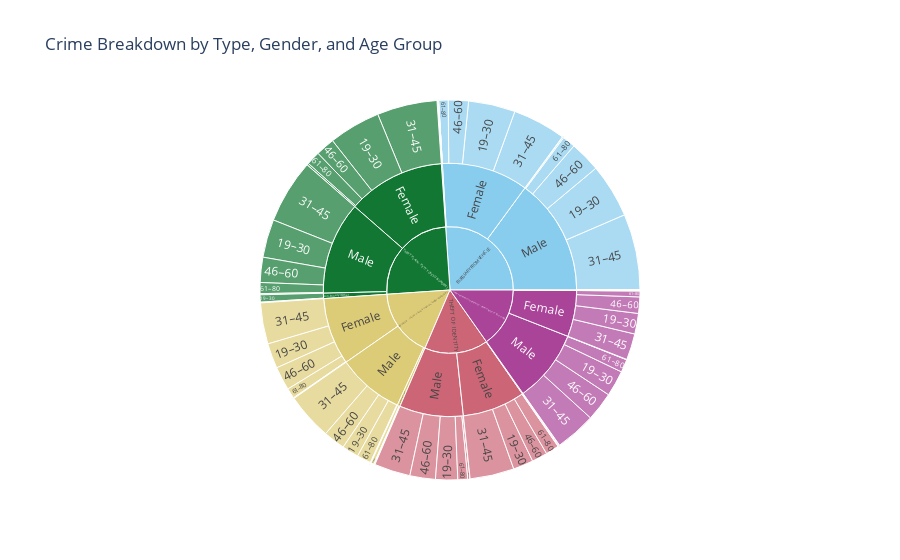

Notebook code cell kept with this figure:
### Code cell
import pandas as pd
import plotly.express as px

# Load the dataset
df = pd.read_csv("LACrimeData9999.csv")

# Clean relevant data
df = df[(df['Vict Age'] > 0) & (df['Vict Age'] < 100)]
df = df[df['Crm Cd Desc'].notna() & df['Vict Sex'].notna()]

# Simplify gender labels
gender_map = {'M': 'Male', 'F': 'Female', 'X': 'Non-Binary/Other', 'H': 'Non-Binary/Other'}
df['Gender'] = df['Vict Sex'].map(gender_map)

# Create age groups
bins = [0, 18, 30, 45, 60, 80, 100]
labels = ['0–18', '19–30', '31–45', '46–60', '61–80', '81–100']
df['Age Group'] = pd.cut(df['Vict Age'], bins=bins, labels=labels, right=False)

# Top 5 crimes only
top_crimes = df['Crm Cd Desc'].value_counts().nlargest(5).index
df_top = df[df['Crm Cd Desc'].isin(top_crimes)].copy()

# Create sunburst chart
fig = px.sunburst(
    df_top,
    path=['Crm Cd Desc', 'Gender', 'Age Group'],
    values=None,
    color='Crm Cd Desc',
    color_discrete_sequence=px.colors.qualitative.Safe,
    title='Crime Breakdown by Type, Gender, and Age Group'
)

fig.update_traces(insidetextorientation='radial')

fig.write_html("sunburst.html", include_plotlyjs="cdn")

fig.show()

### Figure 1 — Plotly figure (JSON) as saved in the notebook; plotly's stock layout.template omitted (floating-point values rounded to 4 significant figures)
{"data": [{"branchvalues": "total", "customdata": [["BURGLARY FROM VEHICLE"], ["BURGLARY FROM VEHICLE"], ["THEFT OF IDENTITY"], ["VANDALISM - FELONY ($400 & OVER, ALL CHURCH VANDALISMS)"], ["BURGLARY FROM VEHICLE"], ["THEFT OF IDENTITY"], ["THEFT PLAIN - PETTY ($950 & UNDER)"], ["VANDALISM - FELONY ($400 & OVER, ALL CHURCH VANDALISMS)"], ["THEFT OF IDENTITY"], [null], ["BURGLARY FROM VEHICLE"], [null], ["VANDALISM - FELONY ($400 & OVER, ALL CHURCH VANDALISMS)"], ["BURGLARY FROM VEHICLE"], ["VANDALISM - FELONY ($400 & OVER, ALL CHURCH VANDALISMS)"], [null], [null], ["VANDALISM - FELONY ($400 & OVER, ALL CHURCH VANDALISMS)"], [null], ["THEFT OF IDENTITY"], ["THEFT PLAIN - PETTY ($950 & UNDER)"], [null], ["VANDALISM - FELONY ($400 & OVER, ALL CHURCH VANDALISMS)"], [null], ["BURGLARY FROM VEHICLE"], ["THEFT FROM MOTOR VEHICLE - GRAND ($950.01 AND OVER)"], ["THEFT PLAIN - PETTY ($950 & UNDER)"], ["THEFT OF IDENTITY"], ["THEFT OF IDENTITY"], ["THEFT PLAIN - PETTY ($950 & UNDER)"], ["THEFT PLAIN - PETTY ($950 & UNDER)"], ["THEFT PLAIN - PETTY ($950 & UNDER)"], ["THEFT FROM MOTOR VEHICLE - GRAND ($950.01 AND OVER)"], ["THEFT FROM MOTOR VEHICLE - GRAND ($950.01 AND OVER)"], ["VANDALISM - FELONY ($400 & OVER, ALL CHURCH VANDALISMS)"], [null], ["THEFT OF IDENTITY"], ["THEFT OF IDENTITY"], [null], ["THEFT PLAIN - PETTY ($950 & UNDER)"], ["BURGLARY FROM VEHICLE"], ["THEFT PLAIN - PETTY ($950 & UNDER)"], ["BURGLARY FROM VEHICLE"], ["THEFT PLAIN - PETTY ($950 & UNDER)"], [null], [null], ["VANDALISM - FELONY ($400 & OVER, ALL CHURCH VANDALISMS)"], [null], [null], [null], ["THEFT OF IDENTITY"], [null], ["THEFT OF IDENTITY"], ["THEFT FROM MOTOR VEHICLE - GRAND ($950.01 AND OVER)"], ["BURGLARY FROM VEHICLE"], [null], [null], [null], [null], ["VANDALISM - FELONY ($400 & OVER, ALL CHURCH VANDALISMS)"], [null], ["THEFT FROM MOTOR VEHICLE - GRAND ($950.01 AND OVER)"], ["THEFT PLAIN - PETTY ($950 & UNDER)"], ["THEFT FROM MOTOR VEHICLE - GRAND ($950.01 AND OVER)"], ["VANDALISM - FELONY ($400 & OVER, ALL CHURCH VANDALISMS)"], ["THEFT FROM MOTOR VEHICLE - GRAND ($950.01 AND OVER)"], ["THEFT FROM MOTOR VEHICLE - GRAND ($950.01 AND OVER)"], ["BURGLARY FROM VEHICLE"], ["BURGLARY FROM VEHICLE"], [null], [null], ["BURGLARY FROM VEHICLE"], ["BURGLARY FROM VEHICLE"], ["THEFT FROM MOTOR VEHICLE - GRAND ($950.01 AND OVER)"], ["BURGLARY FROM VEHICLE"], ["BURGLARY FROM VEHICLE"], ["THEFT PLAIN - PETTY ($950 & UNDER)"], ["VANDALISM - FELONY ($400 & OVER, ALL CHURCH VANDALISMS)"], ["VANDALISM - FELONY ($400 & OVER, ALL CHURCH VANDALISMS)"], ["THEFT OF IDENTITY"], ["THEFT OF IDENTITY"], ["THEFT FROM MOTOR VEHICLE - GRAND ($950.01 AND OVER)"], [null], ["THEFT FROM MOTOR VEHICLE - GRAND ($950.01 AND OVER)"], ["THEFT OF IDENTITY"], ["THEFT OF IDENTITY"], ["THEFT PLAIN - PETTY ($950 & UNDER)"], ["THEFT OF IDENTITY"], ["VANDALISM - FELONY ($400 & OVER, ALL CHURCH VANDALISMS)"], ["THEFT FROM MOTOR VEHICLE - GRAND ($950.01 AND OVER)"], ["THEFT PLAIN - PETTY ($950 & UNDER)"], ["VANDALISM - FELONY ($400 & OVER, ALL CHURCH VANDALISMS)"], ["VANDALISM - FELONY ($400 & OVER, ALL CHURCH VANDALISMS)"], [null], [null], ["BURGLARY FROM VEHICLE"], [null], [null], ["THEFT FROM MOTOR VEHICLE - GRAND ($950.01 AND OVER)"], [null], ["BURGLARY FROM VEHICLE"], ["THEFT OF IDENTITY"], ["THEFT PLAIN - PETTY ($950 & UNDER)"], ["VANDALISM - FELONY ($400 & OVER, ALL CHURCH VANDALISMS)"], ["THEFT PLAIN - PETTY ($950 & UNDER)"], ["THEFT PLAIN - PETTY ($950 & UNDER)"], [null], ["THEFT FROM MOTOR VEHICLE - GRAND ($950.01 AND OVER)"], ["VANDALISM - FELONY ($400 & OVER, ALL CHURCH VANDALISMS)"], ["VANDALISM - FELONY ($400 & OVER, ALL CHURCH VANDALISMS)"]], "domain": {"x": [0, 1], "y": [0, 1]}, "hovertemplate": "labels=%{label}<br>count=%{value}<br>parent=%{parent}<br>id=%{id}<br>Crm Cd Desc=%{customdata[0]}<extra></extra>", "ids": ["BURGLARY FROM VEHICLE/Non-Binary/Other/31–45", "BURGLARY FROM VEHICLE/Female/31–45", "THEFT OF IDENTITY/Female/31–45", "VANDALISM - FELONY ($400 & OVER, ALL CHURCH VANDALISMS)/Female/31–45", "BURGLARY FROM VEHICLE/Male/31–45", "THEFT OF IDENTITY/Male/31–45", "THEFT PLAIN - PETTY ($950 & UNDER)/Male/31–45", "VANDALISM - FELONY ($400 & OVER, ALL CHURCH VANDALISMS)/Male/31–45", "THEFT OF IDENTITY/Male/46–60", "THEFT FROM MOTOR VEHICLE - GRAND ($950.01 AND OVER)/Non-Binary/Other/46–60", "BURGLARY FROM VEHICLE/Non-Binary/Other/19–30", "THEFT PLAIN - PETTY ($950 & UNDER)/Non-Binary/Other/46–60", "VANDALISM - FELONY ($400 & OVER, ALL CHURCH VANDALISMS)/Female/61–80", "BURGLARY FROM VEHICLE/Male/61–80", "VANDALISM - FELONY ($400 & OVER, ALL CHURCH VANDALISMS)/Male/61–80", "BURGLARY FROM VEHICLE/Non-Binary/Other/61–80", "THEFT PLAIN - PETTY ($950 & UNDER)/Non-Binary/Other/61–80", "VANDALISM - FELONY ($400 & OVER, ALL CHURCH VANDALISMS)/Male/81–100", "THEFT FROM MOTOR VEHICLE - GRAND ($950.01 AND OVER)/Female/81–100", "THEFT OF IDENTITY/Female/81–100", "THEFT PLAIN - PETTY ($950 & UNDER)/Female/81–100", "THEFT PLAIN - PETTY ($950 & UNDER)/Non-Binary/Other/81–100", "VANDALISM - FELONY ($400 & OVER, ALL CHURCH VANDALISMS)/Male/19–30", "THEFT PLAIN - PETTY ($950 & UNDER)/Male/81–100", "BURGLARY FROM VEHICLE/Male/0–18", "THEFT FROM MOTOR VEHICLE - GRAND ($950.01 AND OVER)/Male/19–30", "THEFT PLAIN - PETTY ($950 & UNDER)/Male/19–30", "THEFT OF IDENTITY/Female/0–18", "THEFT OF IDENTITY", "THEFT PLAIN - PETTY ($950 & UNDER)/Female/19–30", "THEFT PLAIN - PETTY ($950 & UNDER)/Non-Binary/Other", "THEFT PLAIN - PETTY ($950 & UNDER)/Male/61–80", "THEFT FROM MOTOR VEHICLE - GRAND ($950.01 AND OVER)/Female/46–60", "THEFT FROM MOTOR VEHICLE - GRAND ($950.01 AND OVER)/Male", "VANDALISM - FELONY ($400 & OVER, ALL CHURCH VANDALISMS)/Non-Binary/Other/31–45", "THEFT FROM MOTOR VEHICLE - GRAND ($950.01 AND OVER)/Non-Binary/Other/81–100", "THEFT OF IDENTITY/Non-Binary/Other/31–45", "THEFT OF IDENTITY/Female/61–80", "THEFT FROM MOTOR VEHICLE - GRAND ($950.01 AND OVER)/Non-Binary/Other/61–80", "THEFT PLAIN - PETTY ($950 & UNDER)/Male/0–18", "BURGLARY FROM VEHICLE/Non-Binary/Other/46–60", "THEFT PLAIN - PETTY ($950 & UNDER)/Female/31–45", "BURGLARY FROM VEHICLE/Male/19–30", "THEFT PLAIN - PETTY ($950 & UNDER)/Male", "THEFT FROM MOTOR VEHICLE - GRAND ($950.01 AND OVER)/Female/0–18", "THEFT OF IDENTITY/Non-Binary/Other/19–30", "VANDALISM - FELONY ($400 & OVER, ALL CHURCH VANDALISMS)/Female/81–100", "THEFT OF IDENTITY/Non-Binary/Other/61–80", "VANDALISM - FELONY ($400 & OVER, ALL CHURCH VANDALISMS)/Male/0–18", "THEFT OF IDENTITY/Non-Binary/Other/81–100", "THEFT OF IDENTITY/Male/19–30", "THEFT FROM MOTOR VEHICLE - GRAND ($950.01 AND OVER)/Male/0–18", "THEFT OF IDENTITY/Male/61–80", "THEFT FROM MOTOR VEHICLE - GRAND ($950.01 AND OVER)", "BURGLARY FROM VEHICLE/Female/61–80", "VANDALISM - FELONY ($400 & OVER, ALL CHURCH VANDALISMS)/Female/0–18", "BURGLARY FROM VEHICLE/Female/81–100", "BURGLARY FROM VEHICLE/Non-Binary/Other/81–100", "BURGLARY FROM VEHICLE/Non-Binary/Other/0–18", "VANDALISM - FELONY ($400 & OVER, ALL CHURCH VANDALISMS)/Non-Binary/Other", "VANDALISM - FELONY ($400 & OVER, ALL CHURCH VANDALISMS)/Non-Binary/Other/81–100", "THEFT FROM MOTOR VEHICLE - GRAND ($950.01 AND OVER)/Non-Binary/Other/19–30", "THEFT PLAIN - PETTY ($950 & UNDER)/Non-Binary/Other/19–30", "THEFT FROM MOTOR VEHICLE - GRAND ($950.01 AND OVER)/Female/31–45", "VANDALISM - FELONY ($400 & OVER, ALL CHURCH VANDALISMS)/Male", "THEFT FROM MOTOR VEHICLE - GRAND ($950.01 AND OVER)/Male/31–45", "THEFT FROM MOTOR VEHICLE - GRAND ($950.01 AND OVER)/Female/19–30", "BURGLARY FROM VEHICLE/Female/19–30", "BURGLARY FROM VEHICLE/Male/81–100", "THEFT FROM MOTOR VEHICLE - GRAND ($950.01 AND OVER)/Non-Binary/Other/0–18", "THEFT FROM MOTOR VEHICLE - GRAND ($950.01 AND OVER)/Non-Binary/Other/31–45", "BURGLARY FROM VEHICLE/Male", "BURGLARY FROM VEHICLE/Male/46–60", "THEFT FROM MOTOR VEHICLE - GRAND ($950.01 AND OVER)/Male/46–60", "BURGLARY FROM VEHICLE/Female", "BURGLARY FROM VEHICLE", "THEFT PLAIN - PETTY ($950 & UNDER)/Non-Binary/Other/31–45", "VANDALISM - FELONY ($400 & OVER, ALL CHURCH VANDALISMS)/Male/46–60", "VANDALISM - FELONY ($400 & OVER, ALL CHURCH VANDALISMS)/Female", "THEFT OF IDENTITY/Female", "THEFT OF IDENTITY/Non-Binary/Other", "THEFT FROM MOTOR VEHICLE - GRAND ($950.01 AND OVER)/Female", "BURGLARY FROM VEHICLE/Female/0–18", "THEFT FROM MOTOR VEHICLE - GRAND ($950.01 AND OVER)/Male/81–100", "THEFT OF IDENTITY/Male/81–100", "THEFT OF IDENTITY/Female/46–60", "THEFT PLAIN - PETTY ($950 & UNDER)/Female/46–60", "THEFT OF IDENTITY/Female/19–30", "VANDALISM - FELONY ($400 & OVER, ALL CHURCH VANDALISMS)/Female/19–30", "THEFT FROM MOTOR VEHICLE - GRAND ($950.01 AND OVER)/Female/61–80", "THEFT PLAIN - PETTY ($950 & UNDER)/Female/61–80", "VANDALISM - FELONY ($400 & OVER, ALL CHURCH VANDALISMS)/Non-Binary/Other/61–80", "VANDALISM - FELONY ($400 & OVER, ALL CHURCH VANDALISMS)/Non-Binary/Other/46–60", "THEFT OF IDENTITY/Male/0–18", "THEFT OF IDENTITY/Non-Binary/Other/0–18", "BURGLARY FROM VEHICLE/Non-Binary/Other", "VANDALISM - FELONY ($400 & OVER, ALL CHURCH VANDALISMS)/Non-Binary/Other/0–18", "THEFT PLAIN - PETTY ($950 & UNDER)/Female/0–18", "THEFT FROM MOTOR VEHICLE - GRAND ($950.01 AND OVER)/Non-Binary/Other", "THEFT PLAIN - PETTY ($950 & UNDER)/Non-Binary/Other/0–18", "BURGLARY FROM VEHICLE/Female/46–60", "THEFT OF IDENTITY/Male", "THEFT PLAIN - PETTY ($950 & UNDER)/Female", "VANDALISM - FELONY ($400 & OVER, ALL CHURCH VANDALISMS)/Female/46–60", "THEFT PLAIN - PETTY ($950 & UNDER)/Male/46–60", "THEFT PLAIN - PETTY ($950 & UNDER)", "THEFT OF IDENTITY/Non-Binary/Other/46–60", "THEFT FROM MOTOR VEHICLE - GRAND ($950.01 AND OVER)/Male/61–80", "VANDALISM - FELONY ($400 & OVER, ALL CHURCH VANDALISMS)/Non-Binary/Other/19–30", "VANDALISM - FELONY ($400 & OVER, ALL CHURCH VANDALISMS)"], "insidetextorientation": "radial", "labels": ["31–45", "31–45", "31–45", "31–45", "31–45", "31–45", "31–45", "31–45", "46–60", "46–60", "19–30", "46–60", "61–80", "61–80", "61–80", "61–80", "61–80", "81–100", "81–100", "81–100", "81–100", "81–100", "19–30", "81–100", "0–18", "19–30", "19–30", "0–18", "THEFT OF IDENTITY", "19–30", "Non-Binary/Other", "61–80", "46–60", "Male", "31–45", "81–100", "31–45", "61–80", "61–80", "0–18", "46–60", "31–45", "19–30", "Male", "0–18", "19–30", "81–100", "61–80", "0–18", "81–100", "19–30", "0–18", "61–80", "THEFT FROM MOTOR VEHICLE - GRAND ($950.01 AND OVER)", "61–80", "0–18", "81–100", "81–100", "0–18", "Non-Binary/Other", "81–100", "19–30", "19–30", "31–45", "Male", "31–45", "19–30", "19–30", "81–100", "0–18", "31–45", "Male", "46–60", "46–60", "Female", "BURGLARY FROM VEHICLE", "31–45", "46–60", "Female", "Female", "Non-Binary/Other", "Female", "0–18", "81–100", "81–100", "46–60", "46–60", "19–30", "19–30", "61–80", "61–80", "61–80", "46–60", "0–18", "0–18", "Non-Binary/Other", "0–18", "0–18", "Non-Binary/Other", "0–18", "46–60", "Male", "Female", "46–60", "46–60", "THEFT PLAIN - PETTY ($950 & UNDER)", "46–60", "61–80", "19–30", "VANDALISM - FELONY ($400 & OVER, ALL CHURCH VANDALISMS)"], "marker": {"colors": ["rgb(136, 204, 238)", "rgb(136, 204, 238)", "rgb(204, 102, 119)", "rgb(221, 204, 119)", "rgb(136, 204, 238)", "rgb(204, 102, 119)", "rgb(17, 119, 51)", "rgb(221, 204, 119)", "rgb(204, 102, 119)", "rgb(51, 34, 136)", "rgb(136, 204, 238)", "rgb(51, 34, 136)", "rgb(221, 204, 119)", "rgb(136, 204, 238)", "rgb(221, 204, 119)", "rgb(51, 34, 136)", "rgb(51, 34, 136)", "rgb(221, 204, 119)", "rgb(51, 34, 136)", "rgb(204, 102, 119)", "rgb(17, 119, 51)", "rgb(51, 34, 136)", "rgb(221, 204, 119)", "rgb(51, 34, 136)", "rgb(136, 204, 238)", "rgb(170, 68, 153)", "rgb(17, 119, 51)", "rgb(204, 102, 119)", "rgb(204, 102, 119)", "rgb(17, 119, 51)", "rgb(17, 119, 51)", "rgb(17, 119, 51)", "rgb(170, 68, 153)", "rgb(170, 68, 153)", "rgb(221, 204, 119)", "rgb(51, 34, 136)", "rgb(204, 102, 119)", "rgb(204, 102, 119)", "rgb(51, 34, 136)", "rgb(17, 119, 51)", "rgb(136, 204, 238)", "rgb(17, 119, 51)", "rgb(136, 204, 238)", "rgb(17, 119, 51)", "rgb(51, 34, 136)", "rgb(51, 34, 136)", "rgb(221, 204, 119)", "rgb(51, 34, 136)", "rgb(51, 34, 136)", "rgb(51, 34, 136)", "rgb(204, 102, 119)", "rgb(51, 34, 136)", "rgb(204, 102, 119)", "rgb(170, 68, 153)", "rgb(136, 204, 238)", "rgb(51, 34, 136)", "rgb(51, 34, 136)", "rgb(51, 34, 136)", "rgb(51, 34, 136)", "rgb(221, 204, 119)", "rgb(51, 34, 136)", "rgb(170, 68, 153)", "rgb(17, 119, 51)", "rgb(170, 68, 153)", "rgb(221, 204, 119)", "rgb(170, 68, 153)", "rgb(170, 68, 153)", "rgb(136, 204, 238)", "rgb(136, 204, 238)", "rgb(51, 34, 136)", "rgb(51, 34, 136)", "rgb(136, 204, 238)", "rgb(136, 204, 238)", "rgb(170, 68, 153)", "rgb(136, 204, 238)", "rgb(136, 204, 238)", "rgb(17, 119, 51)", "rgb(221, 204, 119)", "rgb(221, 204, 119)", "rgb(204, 102, 119)", "rgb(204, 102, 119)", "rgb(170, 68, 153)", "rgb(51, 34, 136)", "rgb(170, 68, 153)", "rgb(204, 102, 119)", "rgb(204, 102, 119)", "rgb(17, 119, 51)", "rgb(204, 102, 119)", "rgb(221, 204, 119)", "rgb(170, 68, 153)", "rgb(17, 119, 51)", "rgb(221, 204, 119)", "rgb(221, 204, 119)", "rgb(51, 34, 136)", "rgb(51, 34, 136)", "rgb(136, 204, 238)", "rgb(51, 34, 136)", "rgb(51, 34, 136)", "rgb(170, 68, 153)", "rgb(51, 34, 136)", "rgb(136, 204, 238)", "rgb(204, 102, 119)", "rgb(17, 119, 51)", "rgb(221, 204, 119)", "rgb(17, 119, 51)", "rgb(17, 119, 51)", "rgb(51, 34, 136)", "rgb(170, 68, 153)", "rgb(221, 204, 119)", "rgb(221, 204, 119)"]}, "name": "", "parents": ["BURGLARY FROM VEHICLE/Non-Binary/Other", "BURGLARY FROM VEHICLE/Female", "THEFT OF IDENTITY/Female", "VANDALISM - FELONY ($400 & OVER, ALL CHURCH VANDALISMS)/Female", "BURGLARY FROM VEHICLE/Male", "THEFT OF IDENTITY/Male", "THEFT PLAIN - PETTY ($950 & UNDER)/Male", "VANDALISM - FELONY ($400 & OVER, ALL CHURCH VANDALISMS)/Male", "THEFT OF IDENTITY/Male", "THEFT FROM MOTOR VEHICLE - GRAND ($950.01 AND OVER)/Non-Binary/Other", "BURGLARY FROM VEHICLE/Non-Binary/Other", "THEFT PLAIN - PETTY ($950 & UNDER)/Non-Binary/Other", "VANDALISM - FELONY ($400 & OVER, ALL CHURCH VANDALISMS)/Female", "BURGLARY FROM VEHICLE/Male", "VANDALISM - FELONY ($400 & OVER, ALL CHURCH VANDALISMS)/Male", "BURGLARY FROM VEHICLE/Non-Binary/Other", "THEFT PLAIN - PETTY ($950 & UNDER)/Non-Binary/Other", "VANDALISM - FELONY ($400 & OVER, ALL CHURCH VANDALISMS)/Male", "THEFT FROM MOTOR VEHICLE - GRAND ($950.01 AND OVER)/Female", "THEFT OF IDENTITY/Female", "THEFT PLAIN - PETTY ($950 & UNDER)/Female", "THEFT PLAIN - PETTY ($950 & UNDER)/Non-Binary/Other", "VANDALISM - FELONY ($400 & OVER, ALL CHURCH VANDALISMS)/Male", "THEFT PLAIN - PETTY ($950 & UNDER)/Male", "BURGLARY FROM VEHICLE/Male", "THEFT FROM MOTOR VEHICLE - GRAND ($950.01 AND OVER)/Male", "THEFT PLAIN - PETTY ($950 & UNDER)/Male", "THEFT OF IDENTITY/Female", "", "THEFT PLAIN - PETTY ($950 & UNDER)/Female", "THEFT PLAIN - PETTY ($950 & UNDER)", "THEFT PLAIN - PETTY ($950 & UNDER)/Male", "THEFT FROM MOTOR VEHICLE - GRAND ($950.01 AND OVER)/Female", "THEFT FROM MOTOR VEHICLE - GRAND ($950.01 AND OVER)", "VANDALISM - FELONY ($400 & OVER, ALL CHURCH VANDALISMS)/Non-Binary/Other", "THEFT FROM MOTOR VEHICLE - GRAND ($950.01 AND OVER)/Non-Binary/Other", "THEFT OF IDENTITY/Non-Binary/Other", "THEFT OF IDENTITY/Female", "THEFT FROM MOTOR VEHICLE - GRAND ($950.01 AND OVER)/Non-Binary/Other", "THEFT PLAIN - PETTY ($950 & UNDER)/Male", "BURGLARY FROM VEHICLE/Non-Binary/Other", "THEFT PLAIN - PETTY ($950 & UNDER)/Female", "BURGLARY FROM VEHICLE/Male", "THEFT PLAIN - PETTY ($950 & UNDER)", "THEFT FROM MOTOR VEHICLE - GRAND ($950.01 AND OVER)/Female", "THEFT OF IDENTITY/Non-Binary/Other", "VANDALISM - FELONY ($400 & OVER, ALL CHURCH VANDALISMS)/Female", "THEFT OF IDENTITY/Non-Binary/Other", "VANDALISM - FELONY ($400 & OVER, ALL CHURCH VANDALISMS)/Male", "THEFT OF IDENTITY/Non-Binary/Other", "THEFT OF IDENTITY/Male", "THEFT FROM MOTOR VEHICLE - GRAND ($950.01 AND OVER)/Male", "THEFT OF IDENTITY/Male", "", "BURGLARY FROM VEHICLE/Female", "VANDALISM - FELONY ($400 & OVER, ALL CHURCH VANDALISMS)/Female", "BURGLARY FROM VEHICLE/Female", "BURGLARY FROM VEHICLE/Non-Binary/Other", "BURGLARY FROM VEHICLE/Non-Binary/Other", "VANDALISM - FELONY ($400 & OVER, ALL CHURCH VANDALISMS)", "VANDALISM - FELONY ($400 & OVER, ALL CHURCH VANDALISMS)/Non-Binary/Other", "THEFT FROM MOTOR VEHICLE - GRAND ($950.01 AND OVER)/Non-Binary/Other", "THEFT PLAIN - PETTY ($950 & UNDER)/Non-Binary/Other", "THEFT FROM MOTOR VEHICLE - GRAND ($950.01 AND OVER)/Female", "VANDALISM - FELONY ($400 & OVER, ALL CHURCH VANDALISMS)", "THEFT FROM MOTOR VEHICLE - GRAND ($950.01 AND OVER)/Male", "THEFT FROM MOTOR VEHICLE - GRAND ($950.01 AND OVER)/Female", "BURGLARY FROM VEHICLE/Female", "BURGLARY FROM VEHICLE/Male", "THEFT FROM MOTOR VEHICLE - GRAND ($950.01 AND OVER)/Non-Binary/Other", "THEFT FROM MOTOR VEHICLE - GRAND ($950.01 AND OVER)/Non-Binary/Other", "BURGLARY FROM VEHICLE", "BURGLARY FROM VEHICLE/Male", "THEFT FROM MOTOR VEHICLE - GRAND ($950.01 AND OVER)/Male", "BURGLARY FROM VEHICLE", "", "THEFT PLAIN - PETTY ($950 & UNDER)/Non-Binary/Other", "VANDALISM - FELONY ($400 & OVER, ALL CHURCH VANDALISMS)/Male", "VANDALISM - FELONY ($400 & OVER, ALL CHURCH VANDALISMS)", "THEFT OF IDENTITY", "THEFT OF IDENTITY", "THEFT FROM MOTOR VEHICLE - GRAND ($950.01 AND OVER)", "BURGLARY FROM VEHICLE/Female", "THEFT FROM MOTOR VEHICLE - GRAND ($950.01 AND OVER)/Male", "THEFT OF IDENTITY/Male", "THEFT OF IDENTITY/Female", "THEFT PLAIN - PETTY ($950 & UNDER)/Female", "THEFT OF IDENTITY/Female", "VANDALISM - FELONY ($400 & OVER, ALL CHURCH VANDALISMS)/Female", "THEFT FROM MOTOR VEHICLE - GRAND ($950.01 AND OVER)/Female", "THEFT PLAIN - PETTY ($950 & UNDER)/Female", "VANDALISM - FELONY ($400 & OVER, ALL CHURCH VANDALISMS)/Non-Binary/Other", "VANDALISM - FELONY ($400 & OVER, ALL CHURCH VANDALISMS)/Non-Binary/Other", "THEFT OF IDENTITY/Male", "THEFT OF IDENTITY/Non-Binary/Other", "BURGLARY FROM VEHICLE", "VANDALISM - FELONY ($400 & OVER, ALL CHURCH VANDALISMS)/Non-Binary/Other", "THEFT PLAIN - PETTY ($950 & UNDER)/Female", "THEFT FROM MOTOR VEHICLE - GRAND ($950.01 AND OVER)", "THEFT PLAIN - PETTY ($950 & UNDER)/Non-Binary/Other", "BURGLARY FROM VEHICLE/Female", "THEFT OF IDENTITY", "THEFT PLAIN - PETTY ($950 & UNDER)", "VANDALISM - FELONY ($400 & OVER, ALL CHURCH VANDALISMS)/Female", "THEFT PLAIN - PETTY ($950 & UNDER)/Male", "", "THEFT OF IDENTITY/Non-Binary/Other", "THEFT FROM MOTOR VEHICLE - GRAND ($950.01 AND OVER)/Male", "VANDALISM - FELONY ($400 & OVER, ALL CHURCH VANDALISMS)/Non-Binary/Other", ""], "type": "sunburst", "values": [2, 140, 116, 108, 200, 95, 168, 123, 67, 0, 1, 0, 27, 34, 37, 0, 0, 2, 0, 1, 5, 0, 44, 0, 1, 68, 100, 1, 502, 136, 21, 29, 43, 286, 1, 0, 3, 35, 0, 3, 1, 158, 142, 366, 0, 0, 2, 0, 0, 0, 58, 0, 26, 470, 25, 0, 0, 0, 0, 11, 0, 2, 19, 69, 263, 107, 54, 123, 3, 0, 0, 461, 81, 76, 341, 806, 2, 57, 265, 247, 3, 182, 0, 1, 6, 41, 50, 53, 66, 16, 36, 1, 1, 0, 0, 4, 0, 0, 2, 0, 53, 252, 385, 62, 66, 772, 0, 34, 8, 539]}], "layout": {"legend": {"tracegroupgap": 0}, "sunburstcolorway": ["rgb(136, 204, 238)", "rgb(204, 102, 119)", "rgb(221, 204, 119)", "rgb(17, 119, 51)", "rgb(51, 34, 136)", "rgb(170, 68, 153)", "rgb(68, 170, 153)", "rgb(153, 153, 51)", "rgb(136, 34, 85)", "rgb(102, 17, 0)", "rgb(136, 136, 136)"], "title": {"text": "Crime Breakdown by Type, Gender, and Age Group"}}}
